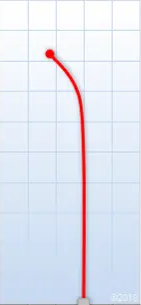
#> input picture selected_roi.png, 141 x 305 px
$ python -i copy_process.py   (imports and definitions only)
#> lines starting #> are read from the running program, lines starting #| are printed output that depends on the picture; after the words box and inside, x2 and y2 are one past the last pixel; in counts of white or black regions, pixels touching at a corner belong together
import cv2
import numpy as np
import mysql.connector
import json

# Connect to the database
# [18 lines left out: functions connect_db, fetch_flight_data_image, not called in this run]

# Detect the dominant color of the line
def detect_line_color(image):
    hsv_image = cv2.cvtColor(image, cv2.COLOR_BGR2HSV)

    # Define color ranges for red, blue, green, and orange
    color_ranges = {
        "red": [
            (np.array([0, 100, 100]), np.array([10, 255, 255])),
            (np.array([160, 100, 100]), np.array([180, 255, 255]))
        ],
        "blue": [(np.array([85, 125, 25]), np.array([145, 280, 175]))],
        "green": [(np.array([35, 100, 150]), np.array([85, 255, 255]))],
        "orange": [(np.array([10, 75, 145]), np.array([35, 260, 260]))]
    }

    # Check each color range for significant pixels in the image
    max_pixels = 0
    detected_color = None
    for color, ranges in color_ranges.items():
        mask = sum(cv2.inRange(hsv_image, lower, upper) for lower, upper in ranges)
        pixel_count = cv2.countNonZero(mask)

        if pixel_count > max_pixels:
            max_pixels = pixel_count
            detected_color = color

    return detected_color

# Process using HSV color ranges for green and orange
# [100 lines left out: functions process_flight_path_by_hsv, process_flight_path_from_image, save_flight_path_coords, process_single_flight_path, not called in this run]

# [4 lines not run here, left out]

>>> import cv2
>>> picture = cv2.imread('selected_roi.png')
#> picture is the input picture: shape (305, 141, 3); mean B, G, R 240.9, 229.7, 224.9
>>> result = detect_line_color(picture)
#> in detect_line_color, `hsv_image = cv2.cvtColor(image, cv2.COLOR_BGR2HSV)`: hsv_image: shape (305, 141, 3); mean H, S, V 105, 26.8, 245.4
#> the loop in detect_line_color, `for color, ranges in color_ranges.items():` made 4 passes
#> (pixel_count, max_pixels) on pass 1: (1030, 1030)
#> pixel_count on passes 2 to 4: 0, 0, 0
#> pass 1, in detect_line_color, `mask = sum(cv2.inRange(hsv_image, lower, upper) for lower, upper in ra..`:
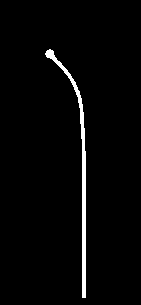
#> mask: shape (305, 141); 2.4% white; 1 white region, box (x1, y1, x2, y2) and area: (45, 49, 86, 298) 1030
#> after the loop in detect_line_color, `for color, ranges in color_ranges.items():`: detected_color = 'red'; max_pixels = 1030
#> result = 'red'
